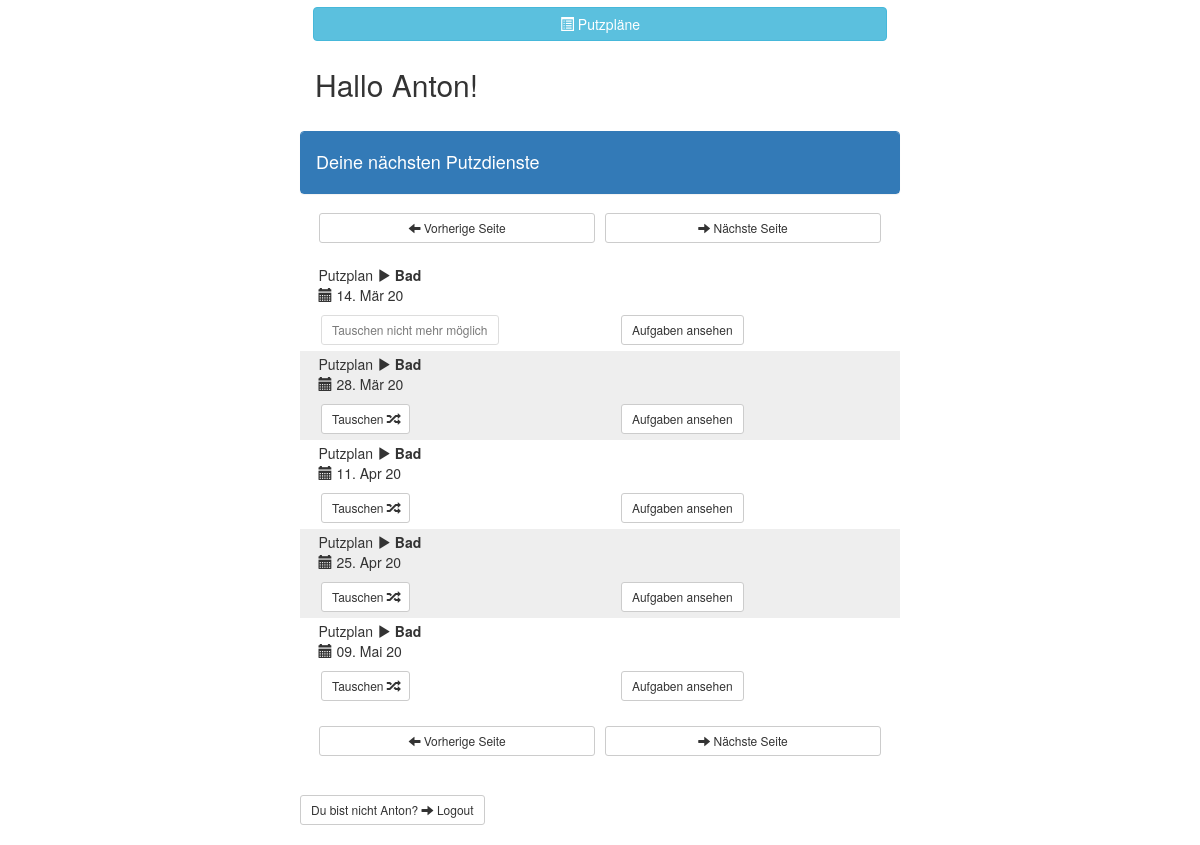
Before: /du/seite2/ (signed in) with the older database file.
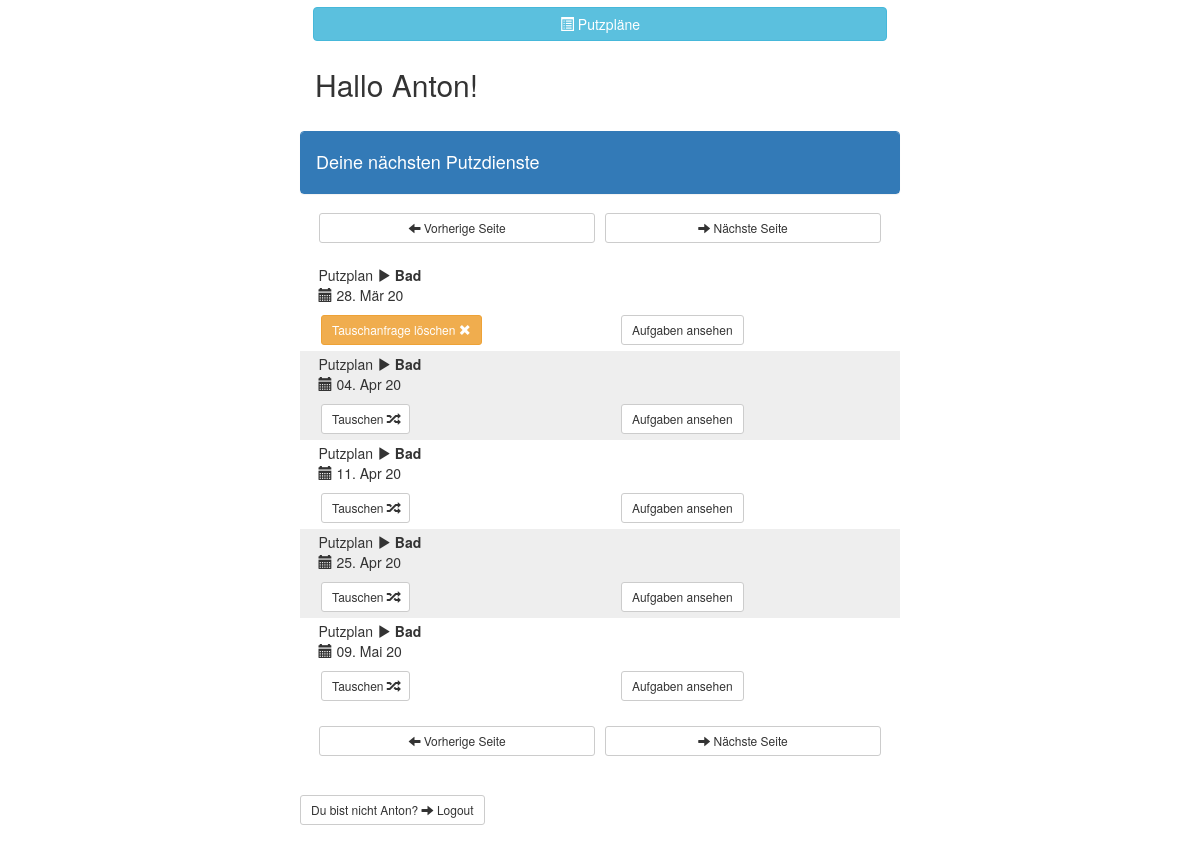
After: the same page with the newer database file.
### webinterface/models.py (models this page shows, shortened)
class Assignment(models.Model):
    cleaner = models.ForeignKey(Cleaner, on_delete=models.CASCADE)
    cleaners_comment = models.CharField(max_length=200)
    created = models.DateField(auto_now_add=timezone.now().date(), editable=False)
    cleaning_week = models.ForeignKey(CleaningWeek, on_delete=models.CASCADE, editable=False)
    schedule = models.ForeignKey(Schedule, on_delete=models.CASCADE, editable=False)
    objects = AssignmentQuerySet.as_manager()
    class Meta:
        ordering = ('-cleaning_week__week',)
    def assignment_date(self):
        return self.cleaning_week.assignment_date()
    def tasks_are_ready_to_be_done(self):
        return self.cleaning_week.tasks_are_ready_to_be_done()
    def has_passed(self):
        return self.assignment_date() < timezone.now().date() and not self.tasks_are_ready_to_be_done()
    def switch_requested(self):
        duty_switch = DutySwitch.objects.filter(requester_assignment=self).filter(acceptor_assignment__isnull=True)
        if duty_switch.exists():
            return duty_switch.first()
        else:
            return None

class Schedule(models.Model):
    class Meta:
        ordering = ('cleaners_per_date',)
    name = models.CharField(max_length=20, unique=True)
    slug = models.CharField(max_length=20, unique=True)
    CLEANERS_PER_DATE_CHOICES = ((1, 'Einen'), (2, 'Zwei'))
    cleaners_per_date = models.IntegerField(default=1, choices=CLEANERS_PER_DATE_CHOICES)
    WEEKDAYS = ((0, 'Montag'), (1, 'Dienstag'), (2, 'Mittwoch'), (3, 'Donnerstag'),
                (4, 'Freitag'), (5, 'Samstag'), (6, 'Sonntag'))
    weekday = models.IntegerField(default=6, choices=WEEKDAYS)
    FREQUENCY_CHOICES = ((1, 'Jede Woche'), (2, 'Gerade Wochen'), (3, 'Ungerade Wochen'))
    frequency = models.IntegerField(default=1, choices=FREQUENCY_CHOICES)
    disabled = models.BooleanField(default=False)
    objects = ScheduleQuerySet.as_manager()
    def __init__(self, *args, **kwargs):
        super(Schedule, self).__init__(*args, **kwargs)
        self.previous_cleaners_per_date = self.cleaners_per_date
        self.previous_frequency = self.frequency
    """
    Creates assignments cover a timespan and has several more options.

    Week numbers must be epoch week numbers as returned by date_to_epoch_week().
    @param start_week: First week number on which a new Assignment will be created.
    @param end_week: Last week number on which a new Assignment will be created
    @param mode Sets the mode of creation:
    - 1(default): Delete existing Assignments and CleaningDays and regenerate them throughout time frame
    - 2: Keep existing Assignments and only create new ones where there are none already
    - 3: Only reassign Assignments on existing CleaningDays, don't generate new CleaningDays
    """

class CleaningWeek(models.Model):
    class Meta:
        ordering = ('-week',)
        unique_together = ('week', 'schedule')
    week = models.IntegerField(editable=False)
    excluded = models.ManyToManyField(Cleaner)
    schedule = models.ForeignKey(Schedule, on_delete=models.CASCADE, editable=False)
    tasks_valid = models.BooleanField(default=False)
    assignments_valid = models.BooleanField(default=False)
    disabled = models.BooleanField(default=False)
    objects = CleaningWeekQuerySet.as_manager()
    def __init__(self, *args, **kwargs):
        super().__init__(*args, **kwargs)
    def assignment_date(self):
        return epoch_week_to_monday(self.week) + datetime.timedelta(days=self.schedule.weekday)
    def tasks_are_ready_to_be_done(self):
        for task in self.task_set.all():
            if task.my_time_has_come():
                return True
        return False
    def week_start(self):
        return epoch_week_to_monday(self.week)

### webinterface/views.py (the view, shortened to what this page needs)
# urls.py: path('du/seite<int:page>/', login_required(CleanerView.as_view()), name='cleaner'),
class CleanerView(TemplateView):
    template_name = "webinterface/cleaner.html"
    def get(self, request, *args, **kwargs):
        if request.user.is_superuser:
            return HttpResponseRedirect(reverse_lazy('webinterface:config'))
        try:
            cleaner = Cleaner.objects.get(user=request.user)
        except Cleaner.DoesNotExist:
            return Http404("Putzer existiert nicht")
        timezone.activate(cleaner.time_zone)
        context = dict()
        context['table_header'] = Schedule.objects.all().order_by('frequency')
        context['cleaner'] = cleaner
        assignments = context['cleaner'].assignment_set.order_by('cleaning_week__week')
        elements_per_page = 5
        pagination = Paginator(assignments, elements_per_page)
        context['page'] = pagination.get_page(kwargs['page'])
        context['answerable_dutyswitch_requests'] = []
        for dutyswitch in DutySwitch.objects.open().all():
            if cleaner.can_accept_duty_switch_request(dutyswitch):
                context['answerable_dutyswitch_requests'].append(dutyswitch)
        return self.render_to_response(context)

### webinterface/models.py (called while the page is built)
def date_to_epoch_week(date: datetime.date) -> int:
    epoch_seconds = calendar.timegm(date.timetuple())
    return int(((epoch_seconds / 60 / 60 / 24) + 3) / 7)

def epoch_week_to_monday(week: int) -> datetime.date:
    epoch_seconds = ((week * 7) - 3) * 24 * 60 * 60
    return datetime.date.fromtimestamp(time.mktime(time.gmtime(epoch_seconds)))

def current_epoch_week():
    return date_to_epoch_week(datetime.date.today())

    def can_accept_duty_switch_request(self, duty_switch) -> bool:
        return len(self.switchable_assignments_for_request(duty_switch)) != 0

    def affiliation_in_week(self, week):
        try:
            current_affiliation = self.affiliation_set.get(
                beginning__lte=week, end__gte=week
            )
            return current_affiliation
        except Affiliation.DoesNotExist:
            return None

    def eligible_switching_destination_candidates(self, source_assignment):
        return self.filter(schedule=source_assignment.schedule).\
            filter(cleaning_week__week__gt=source_assignment.cleaning_week.week).\
            exclude(cleaning_week__excluded=source_assignment.cleaner)

### webinterface/templates/webinterface/cleaner.html (shortened to what the changed rows need)
{% extends "webinterface/mobile_first_body.html" %}
{% load crispy_forms_tags %}
{% load tz %}
{% block main %}
        <h2>Hallo {{ cleaner.name }}!</h2>
        <br>
        <div class="row">
            <div class="col-xs-12">
                {% for assignment in page %}
                    <div class="row" style="background-color: {% cycle "#FFFFFF" "#EEEEEE" %};">
                    <div class="col-xs-12">
                        {% include "webinterface_snippets/assignment_table_row.html" %}
                        <div class="row">
                            <div class="col-xs-6">
                                {% if not assignment.has_passed %}
                                    {% if assignment.switch_requested %}
                                        <a class="btn btn-warning btn-sm"
                                           href="{% url 'webinterface:dutyswitch-delete' assignment.switch_requested.pk page.number %}"
                                           role="button" style="white-space: normal; margin: 0.5em">
                                            Tauschanfrage löschen <span class="glyphicon glyphicon-remove"></span>
                                        </a>
                                    {% else %}
                                        <a class="btn btn-default btn-sm"
                                            href="{% url 'webinterface:dutyswitch-create' assignment.pk page.number %}"
                                            role="button" style="white-space: normal; margin: 0.5em">
                                            Tauschen <span class="glyphicon glyphicon-random"></span>
                                        </a>
                                    {% endif %}
                                {% else %}
                                    <a class="btn btn-default btn-sm disabled" href="#" role="button" style="white-space: normal; margin: 0.5em">
                                        Tauschen nicht mehr möglich
                                    </a>
                                {% endif %}
                            </div>
                            <div class="col-xs-6">
                                {% if assignment.tasks_are_ready_to_be_done %}
                                    <a class="btn btn-success btn-sm"
                                       href="{% url 'webinterface:assignment-tasks-back-to-cleaner' assignment.pk page.number %}"
                                       role="button" style="white-space: normal; margin: 0.5em">
                                        <span class="glyphicon glyphicon-play-circle"></span> Putzen
                                    </a>
                                {% else %}
                                    <a class="btn btn-default btn-sm"
                                       href="{% url 'webinterface:assignment-tasks-back-to-cleaner' assignment.pk page.number %}"
                                       role="button" style="white-space: normal; margin: 0.5em">
                                        Aufgaben ansehen
                                    </a>
                                {% endif %}
                            </div>
                        </div>
                    </div>
                    </div>
                {% empty %}
                    Keine Putzdienste zu zeigen
                {% endfor %}
            </div>
        </div>
{% endblock %}

### webinterface/templates/webinterface_snippets/assignment_table_row.html (shortened to what this page needs)
<div class="row" style="padding: 0.25em">
    <div class="col-xs-12">
        Putzplan <span class="glyphicon glyphicon-play"></span> <b>{{ assignment.schedule.name }}</b>
    </div>
    <div class="col-xs-6">
        <span class="glyphicon glyphicon-calendar"></span> {{ assignment.assignment_date|date:"d. M y" }}
    </div>
    <div class="col-xs-6">
    </div>
</div>

Changed rows visible on the page:
no longer on this page (row edited): Assignment: schedule.name "Bad", assignment_date "14. Mär 20", shows "Tauschen nicht mehr möglich", shows "Aufgaben ansehen"
computed for Assignment "28. Mär 20": text "Tauschen" → "Tauschanfrage löschen"
now on this page (row edited): Assignment: schedule.name "Bad", assignment_date "04. Apr 20", shows "Tauschen", shows "Aufgaben ansehen"
